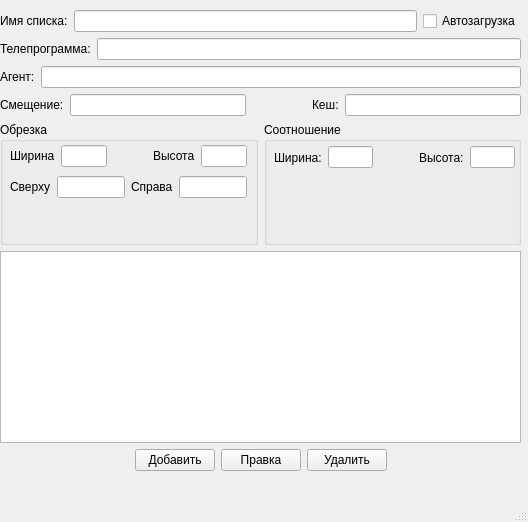
<?xml version="1.0" encoding="UTF-8"?>
<ui version="4.0">
 <class>MainWindow</class>
 <widget class="QMainWindow" name="MainWindow">
  <property name="geometry">
   <rect>
    <x>0</x>
    <y>0</y>
    <width>528</width>
    <height>522</height>
   </rect>
  </property>
  <property name="windowTitle">
   <string>MainWindow</string>
  </property>
  <widget class="QWidget" name="centralwidget">
   <widget class="QWidget" name="verticalLayoutWidget_3">
    <property name="geometry">
     <rect>
      <x>0</x>
      <y>10</y>
      <width>521</width>
      <height>461</height>
     </rect>
    </property>
    <layout class="QVBoxLayout" name="verticalLayout_3" stretch="0,1,0,0">
     <item>
      <layout class="QVBoxLayout" name="verticalLayout_2">
       <item>
        <layout class="QHBoxLayout" name="horizontalLayout">
         <item>
          <widget class="QLabel" name="label">
           <property name="text">
            <string>Имя списка:</string>
           </property>
           <property name="buddy">
            <cstring>lineEdit</cstring>
           </property>
          </widget>
         </item>
         <item>
          <widget class="QLineEdit" name="lineEdit"/>
         </item>
         <item>
          <widget class="QCheckBox" name="checkBox">
           <property name="text">
            <string>Автозагрузка</string>
           </property>
          </widget>
         </item>
        </layout>
       </item>
       <item>
        <layout class="QHBoxLayout" name="horizontalLayout_2">
         <item>
          <widget class="QLabel" name="label_2">
           <property name="text">
            <string>Телепрограмма:</string>
           </property>
           <property name="buddy">
            <cstring>lineEdit_2</cstring>
           </property>
          </widget>
         </item>
         <item>
          <widget class="QLineEdit" name="lineEdit_2"/>
         </item>
        </layout>
       </item>
       <item>
        <layout class="QHBoxLayout" name="horizontalLayout_3">
         <item>
          <widget class="QLabel" name="label_3">
           <property name="text">
            <string>Агент:</string>
           </property>
           <property name="buddy">
            <cstring>lineEdit_3</cstring>
           </property>
          </widget>
         </item>
         <item>
          <widget class="QLineEdit" name="lineEdit_3"/>
         </item>
        </layout>
       </item>
       <item>
        <layout class="QHBoxLayout" name="horizontalLayout_4" stretch="0,1,0,0,1">
         <item>
          <widget class="QLabel" name="label_4">
           <property name="text">
            <string>Смещение:</string>
           </property>
           <property name="buddy">
            <cstring>lineEdit_4</cstring>
           </property>
          </widget>
         </item>
         <item>
          <widget class="QLineEdit" name="lineEdit_4"/>
         </item>
         <item>
          <spacer name="horizontalSpacer">
           <property name="orientation">
            <enum>Qt::Horizontal</enum>
           </property>
           <property name="sizeHint" stdset="0">
            <size>
             <width>60</width>
             <height>20</height>
            </size>
           </property>
          </spacer>
         </item>
         <item>
          <widget class="QLabel" name="label_5">
           <property name="text">
            <string>Кеш:</string>
           </property>
           <property name="buddy">
            <cstring>lineEdit_5</cstring>
           </property>
          </widget>
         </item>
         <item>
          <widget class="QLineEdit" name="lineEdit_5"/>
         </item>
        </layout>
       </item>
      </layout>
     </item>
     <item>
      <layout class="QHBoxLayout" name="horizontalLayout_8">
       <item>
        <widget class="QGroupBox" name="groupBox">
         <property name="title">
          <string>Обрезка</string>
         </property>
         <widget class="QWidget" name="verticalLayoutWidget">
          <property name="geometry">
           <rect>
            <x>10</x>
            <y>20</y>
            <width>237</width>
            <height>61</height>
           </rect>
          </property>
          <layout class="QVBoxLayout" name="verticalLayout">
           <item>
            <layout class="QHBoxLayout" name="horizontalLayout_5" stretch="0,1,0,0,1">
             <item>
              <widget class="QLabel" name="label_6">
               <property name="text">
                <string>Ширина</string>
               </property>
               <property name="buddy">
                <cstring>lineEdit_6</cstring>
               </property>
              </widget>
             </item>
             <item>
              <widget class="QLineEdit" name="lineEdit_6"/>
             </item>
             <item>
              <spacer name="horizontalSpacer_2">
               <property name="orientation">
                <enum>Qt::Horizontal</enum>
               </property>
               <property name="sizeHint" stdset="0">
                <size>
                 <width>40</width>
                 <height>20</height>
                </size>
               </property>
              </spacer>
             </item>
             <item>
              <widget class="QLabel" name="label_7">
               <property name="text">
                <string>Высота</string>
               </property>
               <property name="buddy">
                <cstring>lineEdit_7</cstring>
               </property>
              </widget>
             </item>
             <item>
              <widget class="QLineEdit" name="lineEdit_7"/>
             </item>
            </layout>
           </item>
           <item>
            <layout class="QHBoxLayout" name="horizontalLayout_6">
             <item>
              <widget class="QLabel" name="label_8">
               <property name="text">
                <string>Сверху</string>
               </property>
               <property name="buddy">
                <cstring>lineEdit_8</cstring>
               </property>
              </widget>
             </item>
             <item>
              <widget class="QLineEdit" name="lineEdit_8"/>
             </item>
             <item>
              <spacer name="horizontalSpacer_3">
               <property name="orientation">
                <enum>Qt::Horizontal</enum>
               </property>
               <property name="sizeHint" stdset="0">
                <size>
                 <width>40</width>
                 <height>20</height>
                </size>
               </property>
              </spacer>
             </item>
             <item>
              <widget class="QLabel" name="label_9">
               <property name="text">
                <string>Справа</string>
               </property>
               <property name="buddy">
                <cstring>lineEdit_9</cstring>
               </property>
              </widget>
             </item>
             <item>
              <widget class="QLineEdit" name="lineEdit_9"/>
             </item>
            </layout>
           </item>
          </layout>
         </widget>
        </widget>
       </item>
       <item>
        <widget class="QGroupBox" name="groupBox_2">
         <property name="title">
          <string>Соотношение</string>
         </property>
         <widget class="QWidget" name="horizontalLayoutWidget_7">
          <property name="geometry">
           <rect>
            <x>10</x>
            <y>20</y>
            <width>241</width>
            <height>31</height>
           </rect>
          </property>
          <layout class="QHBoxLayout" name="horizontalLayout_7" stretch="0,1,0,0,1">
           <item>
            <widget class="QLabel" name="label_10">
             <property name="text">
              <string>Ширина:</string>
             </property>
             <property name="buddy">
              <cstring>lineEdit_10</cstring>
             </property>
            </widget>
           </item>
           <item>
            <widget class="QLineEdit" name="lineEdit_10"/>
           </item>
           <item>
            <spacer name="horizontalSpacer_4">
             <property name="orientation">
              <enum>Qt::Horizontal</enum>
             </property>
             <property name="sizeHint" stdset="0">
              <size>
               <width>40</width>
               <height>20</height>
              </size>
             </property>
            </spacer>
           </item>
           <item>
            <widget class="QLabel" name="label_11">
             <property name="text">
              <string>Высота:</string>
             </property>
             <property name="buddy">
              <cstring>lineEdit_11</cstring>
             </property>
            </widget>
           </item>
           <item>
            <widget class="QLineEdit" name="lineEdit_11"/>
           </item>
          </layout>
         </widget>
        </widget>
       </item>
      </layout>
     </item>
     <item>
      <layout class="QHBoxLayout" name="horizontalLayout_9">
       <item>
        <widget class="QTableWidget" name="tableWidget"/>
       </item>
      </layout>
     </item>
     <item>
      <layout class="QHBoxLayout" name="horizontalLayout_10">
       <item>
        <spacer name="horizontalSpacer_5">
         <property name="orientation">
          <enum>Qt::Horizontal</enum>
         </property>
         <property name="sizeHint" stdset="0">
          <size>
           <width>40</width>
           <height>20</height>
          </size>
         </property>
        </spacer>
       </item>
       <item>
        <widget class="QPushButton" name="pushButton">
         <property name="text">
          <string>Добавить</string>
         </property>
        </widget>
       </item>
       <item>
        <widget class="QPushButton" name="pushButton_2">
         <property name="text">
          <string>Правка</string>
         </property>
        </widget>
       </item>
       <item>
        <widget class="QPushButton" name="pushButton_3">
         <property name="text">
          <string>Удалить</string>
         </property>
        </widget>
       </item>
       <item>
        <spacer name="horizontalSpacer_6">
         <property name="orientation">
          <enum>Qt::Horizontal</enum>
         </property>
         <property name="sizeHint" stdset="0">
          <size>
           <width>40</width>
           <height>20</height>
          </size>
         </property>
        </spacer>
       </item>
      </layout>
     </item>
    </layout>
   </widget>
  </widget>
  <widget class="QMenuBar" name="menubar">
   <property name="geometry">
    <rect>
     <x>0</x>
     <y>0</y>
     <width>528</width>
     <height>22</height>
    </rect>
   </property>
  </widget>
  <widget class="QStatusBar" name="statusbar"/>
 </widget>
 <tabstops>
  <tabstop>lineEdit</tabstop>
  <tabstop>checkBox</tabstop>
  <tabstop>lineEdit_2</tabstop>
  <tabstop>lineEdit_3</tabstop>
  <tabstop>lineEdit_4</tabstop>
  <tabstop>lineEdit_5</tabstop>
  <tabstop>lineEdit_6</tabstop>
  <tabstop>lineEdit_7</tabstop>
  <tabstop>lineEdit_8</tabstop>
  <tabstop>lineEdit_9</tabstop>
  <tabstop>lineEdit_10</tabstop>
  <tabstop>lineEdit_11</tabstop>
 </tabstops>
 <resources/>
 <connections/>
</ui>
